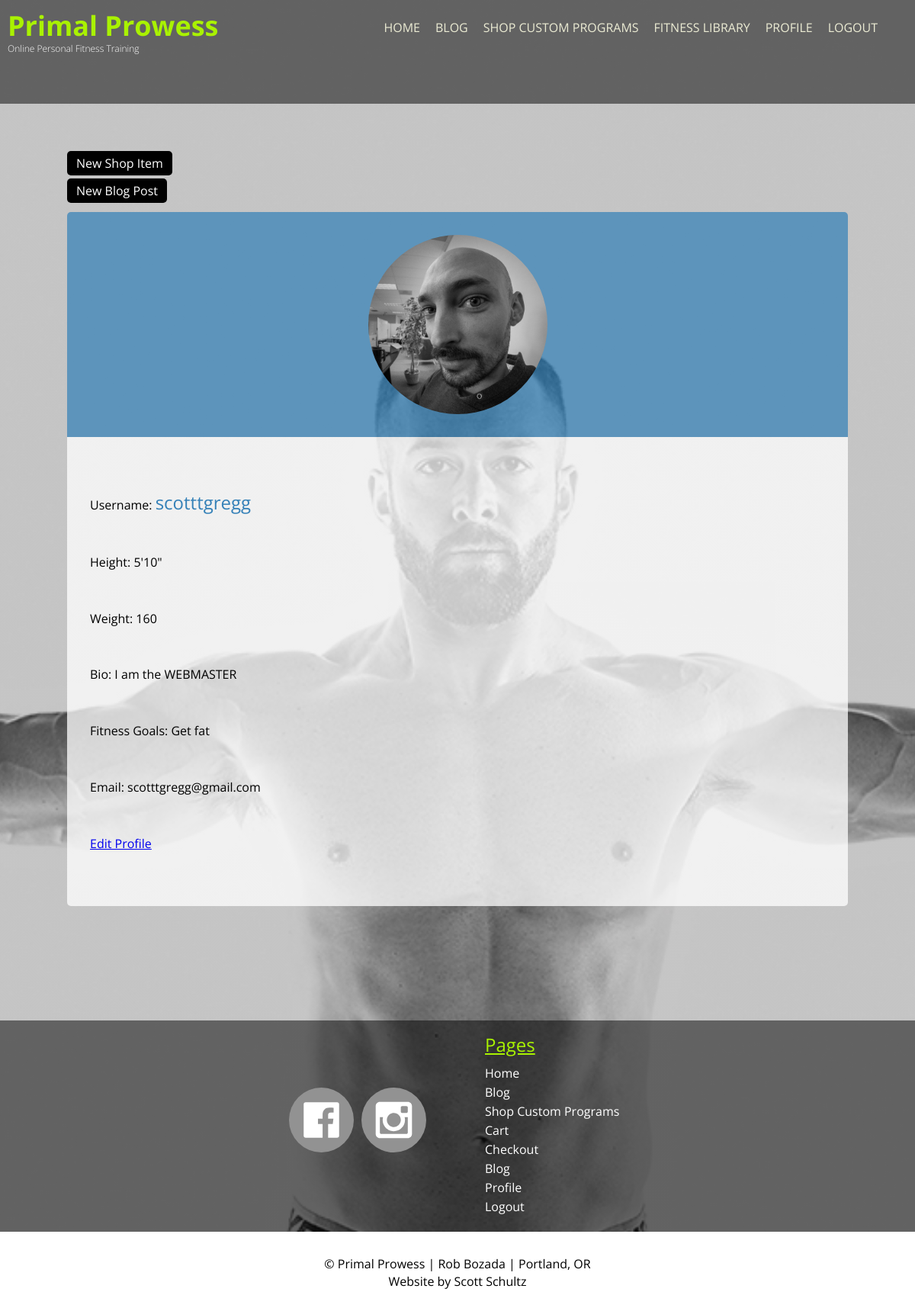
Page /accounts/profile/ (signed in) on the committed database.
### accounts/models.py (models this page shows, shortened)
class User(AbstractUser):
    first_name = models.CharField(max_length=30)
    last_name = models.CharField(max_length=30)
    bio = models.TextField()
    email = models.CharField(max_length=30)
    height = models.CharField(max_length=30, blank=True)
    weight = models.CharField(max_length=30, blank=True)
    goals = models.CharField(max_length=500, blank=True)
    profile_img = models.ImageField(upload_to=profile_img_uh, blank=True, null=True)

### accounts/views.py (the view)
# urls.py: path('profile/', views.profile, name='profile'),
def profile(request):
    return render(request, "accounts/profile.html")

### accounts/templatetags/accounts_tags.py (called while the page is built)
@register.simple_tag
def profile_image_or_default(user):
    if user.profile_img:
        print(user.profile_img.url)
        return mark_safe('<img class="profile_pic" src="{}" alt="{}">'.format(user.profile_img.url, user.username))
    return mark_safe('<img class="default_profile profile_pic" src={} alt="Placeholder Image">'.format('/static/accounts/img/profile_default.png'))

### accounts/templates/accounts/profile.html
{% extends 'base.html' %}
{% load accounts_tags %}
{% block content %}
    <main class="profile_page">
        {% if user.is_staff %}
            <ul>
            <li class="admin-button"><a href="{% url 'store_create' %}">New Shop Item</a></li>
            <li class="admin-button"><a href="{% url 'blog_create' %}?next=/">New Blog Post</a></li>
            </ul>
        {% endif %}
        <section class="profile_pic">
            {% profile_image_or_default user %}
        </section>
        <div class="profile_page">
            <p class="profile">Username: <span>{{ user.username }}</span></p>
            <p class="profile">Height: {{ user.height }}</p>
            <p class="profile">Weight: {{ user.weight }}</p>
            <p class="profile">Bio: {{ user.bio }}</p>
            <p class="profile">Fitness Goals: {{ user.goals }}</p>
            <p class="profile">Email: {{ user.email }}</p>
            <p class="profile"><a class="edit_profile" href="{% url 'profile_edit' %}">Edit Profile</a></p>
        </div>
    </main>
{% endblock %}

### accounts/static/styles/style.css (style rules this page uses)
body { background: linear-gradient(rgba(64, 64, 64, 0.3), rgba(64, 64, 64, 0.3)), url("/static/accounts/img/rob_correct_crop.jpg"); background-repeat: no-repeat; background-attachment: fixed; background-position: center; background-size: cover; font-family: 'Open Sans', sans-serif; }
main { margin: 0; }
main.profile_page { max-width: 1024px; margin: -430px auto 0 auto; }
main.profile_page div { padding: 0 0 30px 0; background-color: rgba(255, 255, 255, 0.75); border-bottom-left-radius: 5px; border-bottom-right-radius: 5px; }
main.profile_page div.profile_page { margin: 0 auto 0 auto; padding: 45px 30px; max-width: 1024px; }
main.profile_page div p.profile { padding: 3% 0; }
main.profile_page div p.profile span { font-size: 1.5em; color: #3581B8; }
main.profile_page section { background-color: rgba(53, 129, 184, 0.72); border-top-left-radius: 5px; border-top-right-radius: 5px; max-width: 1024px; padding: 0 30px; margin: 0 auto 0 auto; }
main.profile_page img.profile_pic { max-width: 235px; border-radius: 50%; padding: 30px; display: block; margin: 0 auto; }
main.profile_page li { margin: 20px 0 20px 0; }
main.profile_page li a { background-color: black; color: white; text-decoration: none; padding: 5px 12px; border-radius: 5px; display: inline; }

### rows in the picture
User: profile_img+username (picture), username "scotttgregg", height "5'10\"", weight "160", bio "I am the WEBMASTER", goals "Get fat", email "scotttgregg@gmail.com"
